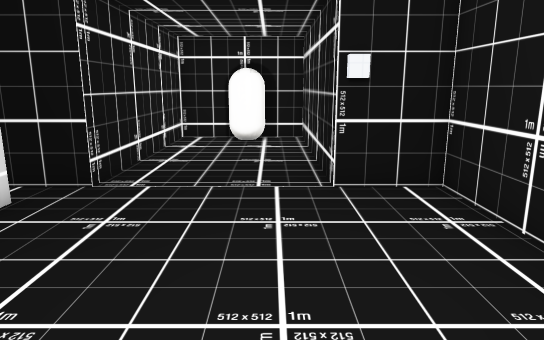
view 1 (above)

12 first-person views from a walk through a 3-D level made in the Unity game engine. The camera is 1.2 m above the floor, tilts 12° down and sees 70° across. The floor is counted in squares, 0.47 m on a side. Each view is taken from the middle of a square. On the plan, view 1 faces up. The plan holds only what a view shows up to about 20 squares ahead; the rest is blank. The player is left out. Some surface patterns are stand-ins.

view 2
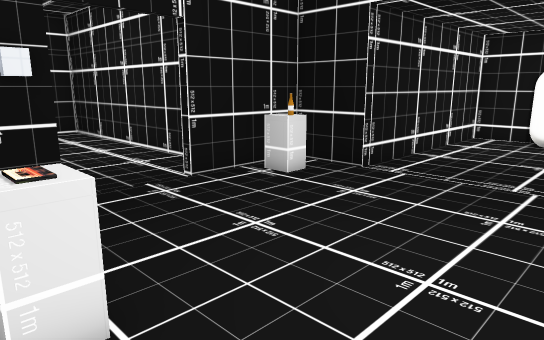

view 3
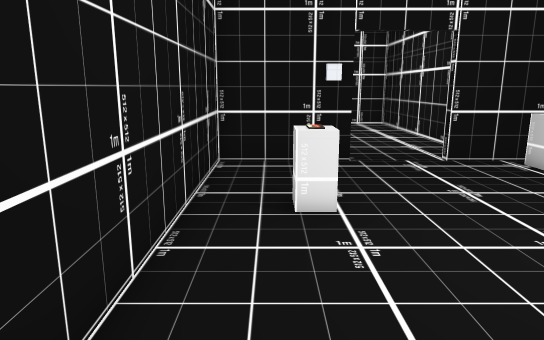

view 4
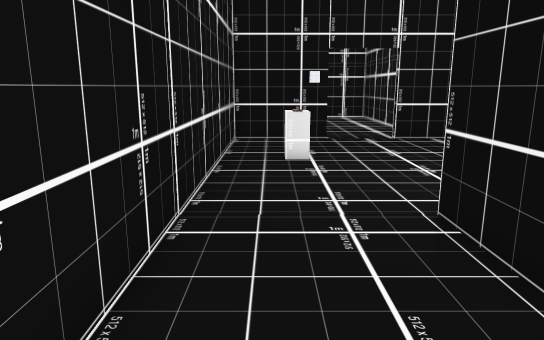

view 5
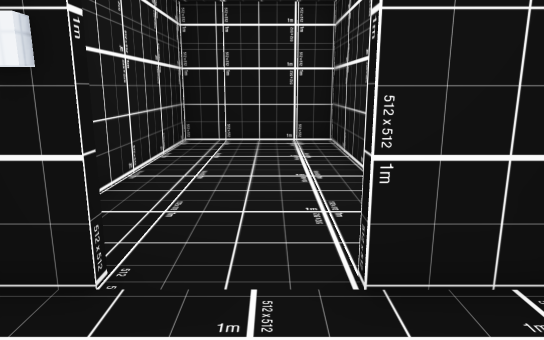

view 6
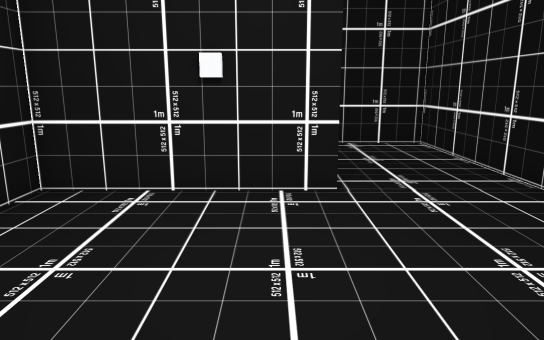

view 7
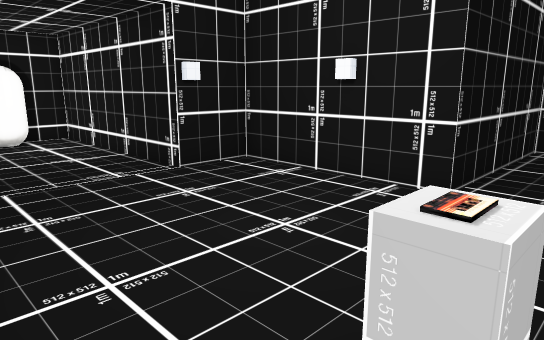

view 8
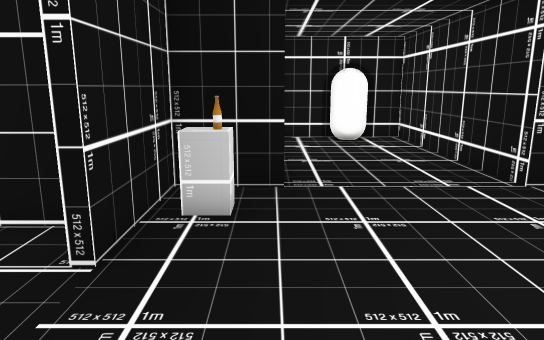

view 9
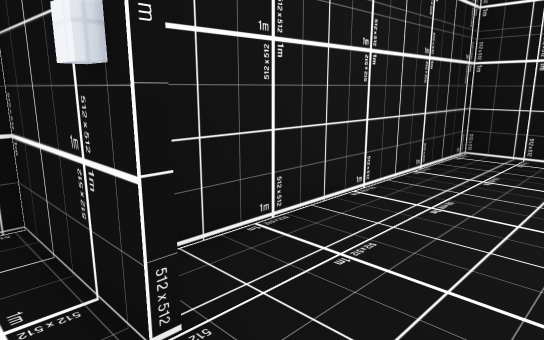

view 10
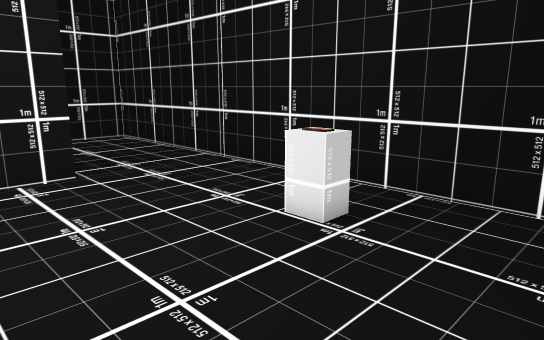

view 11
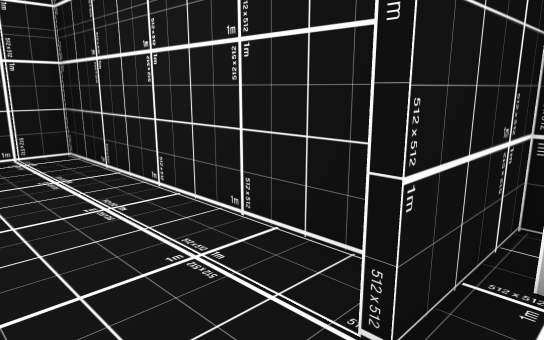

view 12
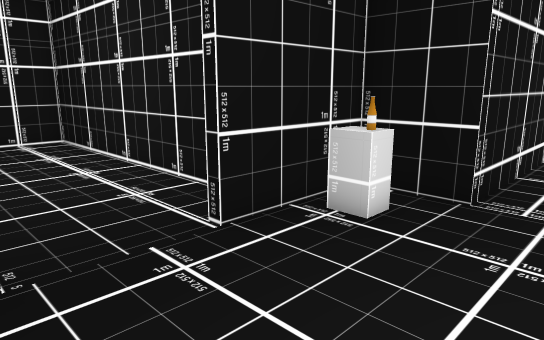

### Floor plan
Points are (right, up) in squares from view 1. A wall is a line through its corners. A room is listed if a view was taken in it or the views show most of it. See-through windows are left out.
Room 1 (views 1, 2, 3, 4, 5, 6, 7, 8, 9, 10, 11, 12)
walls: (2.4, 9.5) (1.8, 9.5); (4.2, 5.1) (4.2, 5.8); (-7.3, 1.4) (-7.3, 0.8); (-7.5, 1.7) (-7.5, -2.9) (13, -2.9) (13, 2.4) (4.4, 2.4) (4.4, 9.8) (1.6, 9.8) (1.6, 20.2) (-4.7, 20.2) (-4.7, 9.8) (-7.5, 9.8) (-7.5, 5.2)
low walls: (-1.7, 0.3) (-1.7, -0.5) (-2.7, -0.5) (-2.7, 0.3) (-1.7, 0.3); (-5.8, 8.4) (-5.8, 7.5) (-6.9, 7.5); (-2.5, 0.1) (-1.9, 0.1); (-1.9, -0.2) (-2.5, -0.2)
ways out: opening at (-8, 3.5) to room 2
objects: capsule (-2, 19) to (0, 20)
Room 2 (no view inside)
walls: (-8.8, 6.9) (-21.7, 6.9) (-21.7, -0.2) (-9, -0.2); (-8, 1.7) (-7.5, 1.7); (-7.5, 5.2) (-8, 5.2)
ways out: opening at (-8, 3.5) to room 1

Where each view was taken, in squares from view 1:
view 1: 0 up, 0 right, facing up
view 2: 1 down, 2 right, facing up-left
view 3: 1 down, 6 right, facing left
view 4: 1 down, 12 right, facing left
view 5: 4 up, 3 left, facing left
view 6: 4 up, 5 left, facing right
view 7: 1 down, 5 left, facing up-right
view 8: 0 up, 5 left, facing up
view 9: 5 up, 6 left, facing down-left
view 10: 6 up, 7 left, facing down-right
view 11: 2 up, 6 left, facing up-left
view 12: 1 up, 2 left, facing up-left
